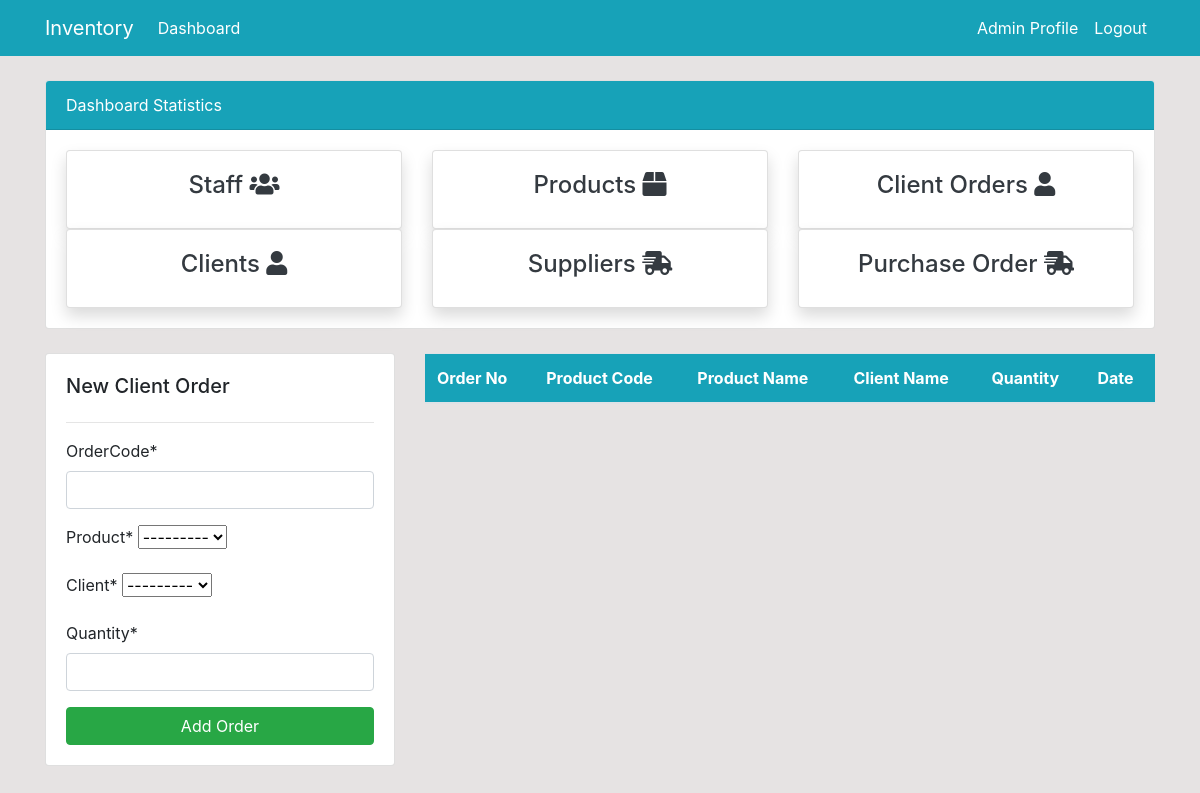
/client/order/ (signed in), run on an earlier commit of the app's database.
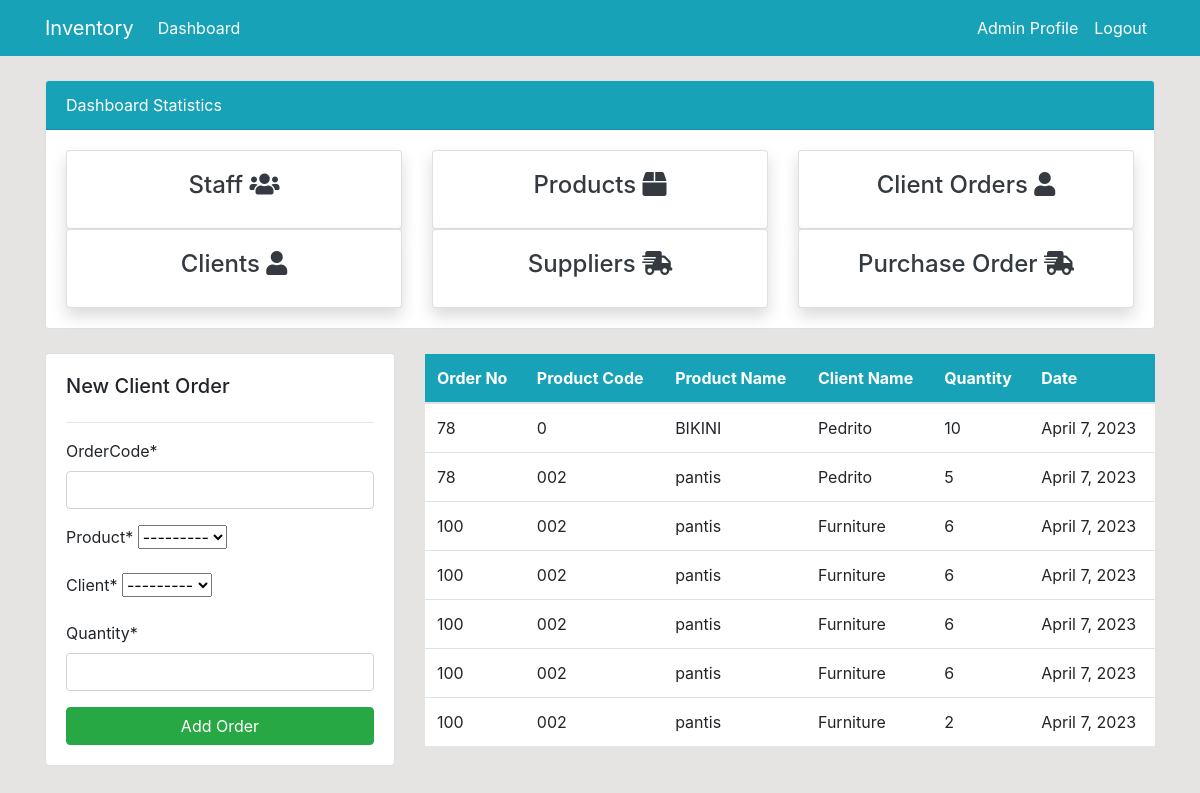
And on a later commit of the database.
### dashboard/models.py (models this page shows, shortened)
class ClientOrder(models.Model):
    orderCode = models.CharField(max_length=20, null=True)
    product = models.ForeignKey(Product,on_delete=models.CASCADE, related_name='client_orders')
    client = models.ForeignKey(Client,on_delete=models.CASCADE, related_name='client_orders')
    quantity = models.IntegerField()
    order_date = models.DateField(auto_now_add=True)

class Product(models.Model):
    code = models.CharField(max_length=20, null=True)
    name = models.CharField(max_length=100, null=True)
    category = models.CharField(max_length=20)
    description = models.TextField(max_length=150)
    quantity = models.PositiveIntegerField(null=True)
    image = models.ImageField(default='/static/img/product.png', upload_to='product_images')
    def __str__(self):
        return f'{self.name}.'

class Client(models.Model):
    name = models.CharField(max_length=100, null=True)
    telephone = models.CharField(max_length=20)
    email = models.EmailField()
    def __str__(self):
        return f'{self.name}'

### dashboard/views.py (the view)
# urls.py: path('client/order/', views.client_order, name='dashboard-client-order'),
@login_required(login_url='user-login')
def client_order(request):
    if request.method == 'POST':
        form = ClientOrderForm(request.POST)
        if form.is_valid():
            order = form.save()
            product = order.product
            if product.quantity < order.quantity:
                messages.error(request, f'Your order {order.quantity} for this product is superior to the stock in place!')
            else:
                product.quantity -= order.quantity
                product.save()
                messages.success(request, f'Your order has been succesfuly added!')
                return redirect('dashboard-client-order')
    else:
        form = ClientOrderForm()
    orders = ClientOrder.objects.all()
    context = {
        'orders': orders,
        'form': form,
    }
    return render(request, "dashboard/client_order.html", context)

### dashboard/forms.py
class ClientOrderForm(forms.ModelForm):
    client = forms.ModelChoiceField(queryset=Client.objects.all())
    class Meta:
        model= ClientOrder
        fields = [
            'orderCode', 'product', 'client', 'quantity',
        ]

### templates/dashboard/client_order.html (shortened to what this page needs)
{% extends 'partials/base.html' %}
{% load crispy_forms_tags %}
{% block content %}
{% include 'partials/topside.html' %}
<div class="row my-4 ">
    <div class="col-md-4">
        <div  class="card card-body">
            <h5>New Client Order</h5>
            <hr>
            <form method="POST">
                {{ form|crispy }}
                <input class="btn btn-success btn-block" type="submit" value="Add Order" >
            </form>
        </div>
    </div>
    <div class="col-md-8">
        <table class="table bg-white">
            <thead class="bg-info text-white">
                <tr>
                    <th scope="col">Order No</th>
                    <th scope="col">Product Code</th>
                    <th scope="col">Product Name</th>
                    <th scope="col">Client Name</th>
                    <th scope="col">Quantity</th>
                    <th scope="col">Date</th>
                </tr>
            </thead>
            <tbody>
                {% for order in orders %}
                <tr>
                    <td>{{ order.orderCode }}</td>
                    <td>{{ order.product.code }}</td>
                    <td>{{ order.product.name }}</td>
                    <td>{{ order.client.name }}</td>
                    <td>{{ order.quantity }}</td>
                    <td>{{ order.order_date }}</td>
                </tr>
                {% endfor %}
            </tbody>
        </table>
    </div>
</div>
{% endblock %}

What changed in the data, as far as the page shows it:
added ClientOrder: orderCode "78", product.code "0", product.name "BIKINI", client.name "Pedrito", quantity "10", order_date "April 7, 2023"
added ClientOrder: orderCode "78", product.code "002", product.name "pantis", client.name "Pedrito", quantity "5", order_date "April 7, 2023"
added ClientOrder: orderCode "100", product.code "002", product.name "pantis", client.name "Furniture", quantity "6", order_date "April 7, 2023"
added ClientOrder: orderCode "100", product.code "002", product.name "pantis", client.name "Furniture", quantity "6", order_date "April 7, 2023"
added ClientOrder: orderCode "100", product.code "002", product.name "pantis", client.name "Furniture", quantity "6", order_date "April 7, 2023"
added ClientOrder: orderCode "100", product.code "002", product.name "pantis", client.name "Furniture", quantity "6", order_date "April 7, 2023"
added ClientOrder: orderCode "100", product.code "002", product.name "pantis", client.name "Furniture", quantity "2", order_date "April 7, 2023"
